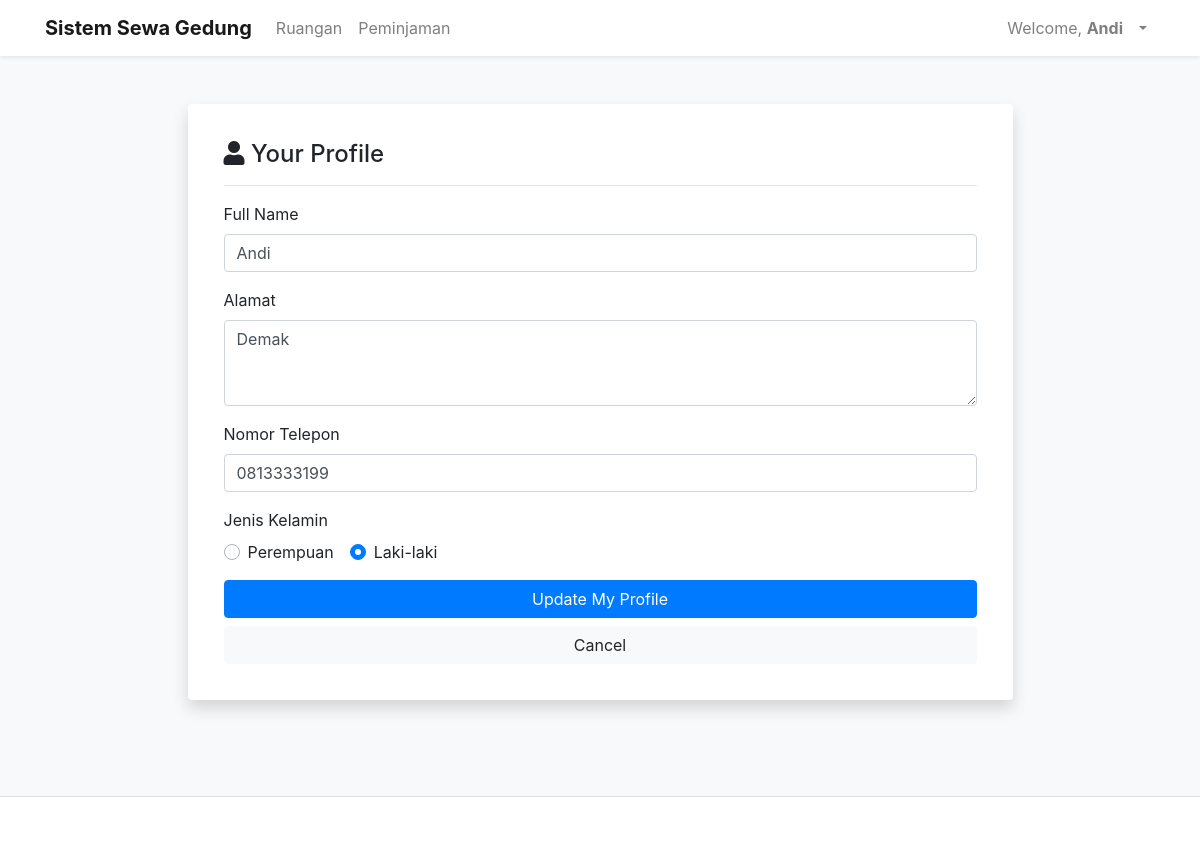
Page /dashboardUser.php?p=profile&UserID=33 (signed in) on the committed database.
### tables this page shows
CREATE TABLE `userruangan` (
  `UserID` int(11) NOT NULL,
  `nama` varchar(30) NOT NULL,
  `email` varchar(100) NOT NULL,
  `password` varchar(100) NOT NULL,
  `alamat` varchar(300) DEFAULT NULL,
  `role` varchar(20) DEFAULT NULL,
  `noTelp` varchar(13) DEFAULT NULL,
  `gender` char(1) DEFAULT NULL,
  `instansi` varchar(100) NOT NULL
);

### class/class.Register.php (called while the page is built, shortened)
<?php
    class Register extends Connection{
        public $UserID = 0;
        public function SelectOneMember(){
            $sql = "SELECT * FROM userruangan WHERE UserID='$this->UserID'";
            $resultOne = mysqli_query($this->connection, $sql);
            if(mysqli_num_rows($resultOne) == 1){
                $data = mysqli_fetch_assoc($resultOne);
                $this->nama = $data['nama'];
                $this->alamat = $data['alamat'];
                $this->noTelp = $data['noTelp'];
                $this->gender = $data['gender'];
            }
        }
    }
?>

### inc.koneksi.php (called while the page is built, shortened)
<?php
    class Connection{
        private $host = "localhost";
        private $user = "root";
        private $password = "";
        function connect(){
            $conn = mysqli_connect($this->host, $this->user, $this->password);
            $this->connection = $conn;
        }
    }
?>

### pages/profile.php (the view, shortened to what this page needs)
<?php
    require_once('./class/class.Register.php');
    $objRegister = new Register();
    $objPeminjam = new Peminjam();
    if(isset($_POST['btnUpdate'])){
        $objRegister->UserID = $_SESSION['UserID'];
        $objRegister->nama = $_POST['fullname'];
        $objRegister->alamat = $_POST['address'];
        $objRegister->noTelp = $_POST['noTelp'];
        $objRegister->gender = $_POST['jenisKelamin'];
        $objPeminjam->UserID = $_SESSION['UserID'];
        $objRegister->UpdateMember();
        $objPeminjam->UpdatePeminjam();
        if($objRegister->hasil){
        echo "<script> alert('$objRegister->message'); </script>";
        echo '<script> window.location = "dashboardUser.php?p"; </script>';
        }
    } else if (isset($_GET['UserID'])) {
        $objRegister->UserID = $_GET['UserID'];
        $objRegister->SelectOneMember();
    }
?>
<div class="container">
    <div class="wrapper">
        <div class="row justify-content-center align-items-center " style="height:100%">
        <div class="col-md-9">
		    <div class="card shadow p-3 mb-5 mt-5 bg-white rounded border-0">
		        <div class="card-body">
		            <div class="row">
		                <div class="col-md-12">
		                    <h4><i class="fas fa-user"></i> Your Profile</h4>
		                    <hr>
		                </div>
		            </div>
		            <div class="row">
		                <div class="col-md-12">
                            <form action="" autocomplete="off" method="POST">
                                <div class="form-group">
                                    <label for="fullName">Full Name</label>
                                    <input type="text" class="form-control" name="fullname" id="fullName" value="<?php echo $objRegister->nama; ?>">
                                </div>
                                <div class="form-group">
                                    <label for="address">Alamat</label>
                                    <textarea class="form-control" name="address" id="address" rows="3" style="height:100%"><?php echo $objRegister->alamat; ?></textarea>
                                </div>
                                <div class="form-group">
                                    <label for="noTelp">Nomor Telepon</label>
                                    <input type="number" class="form-control" name="noTelp" id="noTelp" value="<?php echo $objRegister->noTelp; ?>">
                                </div>
                                <div class="form-group">
                                    <label for="jenisKelamin">Jenis Kelamin</label></br>
                                        <?php
                                            $gender = array("F"=>"Perempuan", "M"=>"Laki-laki");
                                            foreach($gender as $key => $value) {
                                                if($objRegister->gender == $key){
                                                    echo '<div class="custom-control custom-radio custom-control-inline">';
                                                    echo '<label class="custom-control-label" for="laki"> '.$value.'</label>';
                                                    echo '</div>';
                                                }else{
                                                    echo '<div class="custom-control custom-radio custom-control-inline">';
                                                    echo '<label class="custom-control-label" for="perempuan"> '.$value.'</label>';
                                                    echo '</div>';
                                                }
                                            }
                                        ?>
                                </div>
                                <input type="submit" name="btnUpdate" class="btn btn-primary btn-block" value="Update My Profile">
                                <a href="dashboardMahasiswa.php" class="btn btn-light btn-block">Cancel</a>
                            </form>
                        </div>
		            </div>
		        </div>
		    </div>
		</div>
        </div>
    </div>
</div>

### rows in the picture
userruangan: fullname "Andi", address "Demak", noTelp "0813333199"

### other values in the picture
$_SESSION["nama"] "Andi"
$value "Perempuan"
$value "Laki-laki"
